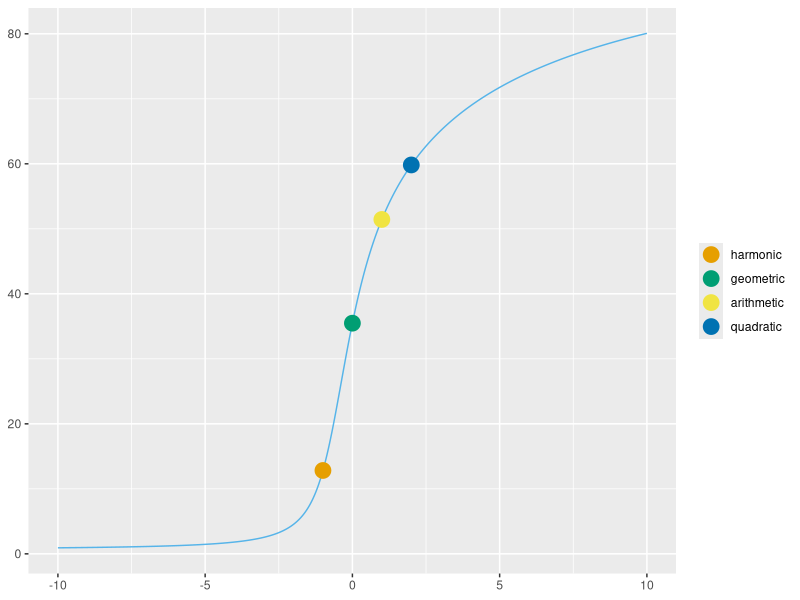

The R source for this figure:
library(ggplot2)

# change these parameters if you want
max = 100
num_samples = 100

# generate 100 samples from 0 to 100
samples <- max * runif(num_samples)

# my power mean function
powermean <- function(samples, d) {
    if (d == 0) {
        exp(sum(log(samples)) / length(samples))
    } else {
        (sum(samples ^ d) / length(samples)) ^ (1 / d)
    }
}

# x axis goes from -10 to 5 skipping 0
d <- c(seq(-10,-0.01,by = 0.01), seq(0.01,10,by = 0.01))

# calculate all the power means
y <- sapply(d, function(d) powermean(samples, d))

myPlot <- ggplot() +
    geom_line(aes(x = d, y = y), color = "#56B4E9") +
    geom_point(size = 5,
               aes(x = -1, y = powermean(samples, -1),color = "#E69F00")) +
    geom_point(size = 5,
               aes(x = -0, y = powermean(samples, 0), color = "#009E73")) +
    geom_point(size = 5,
               aes(x = 1, y = powermean(samples, 1), color = "#F0E442")) +
    geom_point(size = 5,
               aes(x = 2, y = powermean(samples, 2), color = "#0072B2")) +
    scale_color_manual(values = c("#E69F00","#009E73","#F0E442","#0072B2"),
                       breaks = c("#E69F00", "#009E73", "#F0E442", "#0072B2"),
                       labels = c("harmonic",
                                  "geometric",
                                  "arithmetic",
                                  "quadratic")) +
    theme(axis.title.x = element_blank()) +
    theme(axis.title.y = element_blank()) +
    theme(legend.title = element_blank())

# ...profit!
plot(myPlot)
